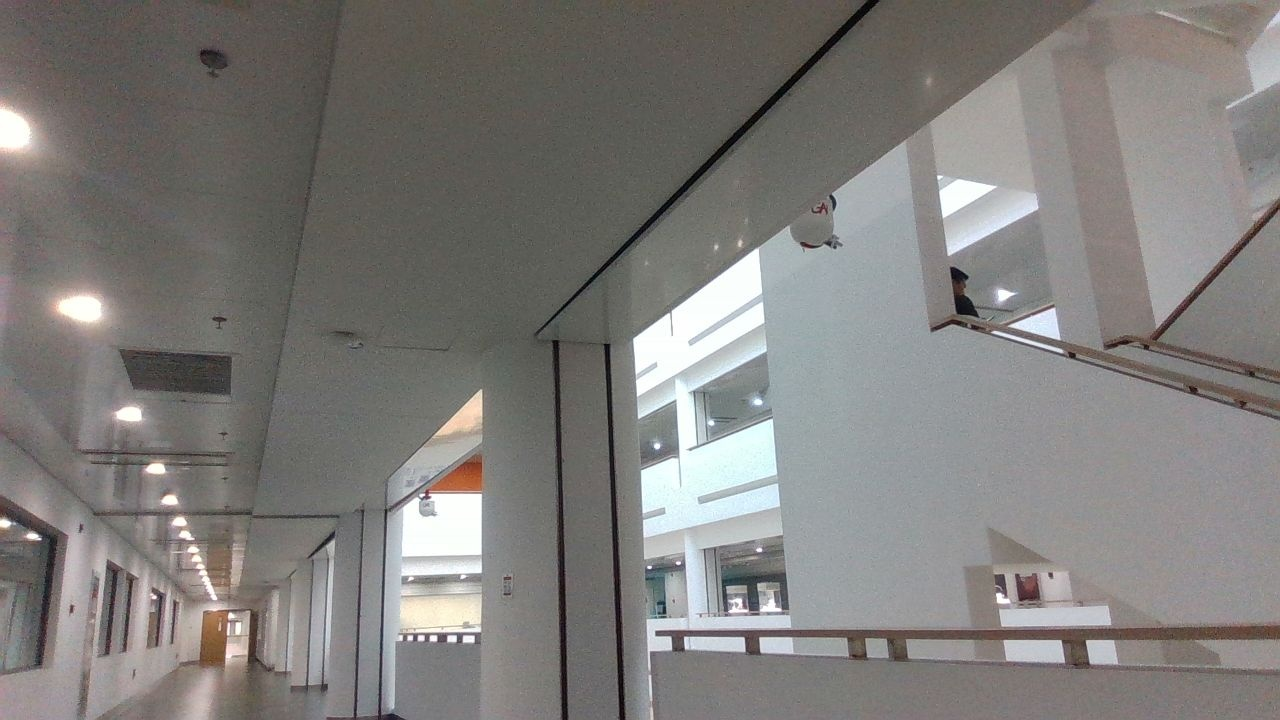
#> input picture data/2.png, 1280 x 720 px, given in place of mask.png, which was not available
$ python maskcheck.py
#> lines starting #> are read from the running program, lines starting #| are printed output that depends on the picture
import open3d as o3d
import numpy as np
import cv2
import color_cloud

img_path = 'F:/data/mask.png'
x_seg = np.float64([371.4732028923862, 434.35545722713863, 526.4869325997249, 399.53954268932245, 130.56895193065407, 224.96265761396702, 309.23314285714287, 193.47372262773723, 533.9596321645204, 578.0236220472441, 294.5707019328586, 588.9181494661922, 478.50955414012736, 60.874051593323216, 681.3039499771237, 323.63803680981596, 334.68268434134217, 639.3005780346821, 453.621812150114, 614.2206910596701, 592.0335160727635, 532.9299418121363, 297.5577708383377, 616.0700876095119, 606.2694524495678, 415.44662921348316, 599.2978468899521, 217.12834223186192, 459.5808988764045, 633.8805278174037, 355.45197947214075, 447.90075784680437, 608.2995066948555, 488.2990384615385, 506.66052631578947, 537.5042307342371, 319.34630498162, 599.7222222222222, 269.25219683655536, 211.38333702636828, 631.7748701973001, 146.0434862385321, 588.4094594594594, 469.5, 585.1089139987445, 653.546307151231, 689.3393486385478, 642.9788888888888, 589.4076923076923, 618.0003571428572, 294.2920353982301, 499.65, 226.77833065810594, 696.2281553398059, 649.568710359408, 686.7234322563664, 323.69607843137254, 602.5557620817843, 649.2697368421053, 602.4061123715468, 611.4887372013652, 620.927927927928, 565.457938820102, 54.32295482295482, 195.78352083775562, 604.487980173482, 135.81393534002228, 615.0371674491392, 142.39474338483396, 564.5, 305.5131578947368, 716.5523012552301, 636.3091149273448])
y_seg = np.float64([181.66269672479797, 662.1297935103245, 448.9105914718019, 736.2485840151038, 15.38849487785658, 820.2720659553831, 85.408, 965.6240875912408, 565.0955593759123, 754.6098612673416, 965.4923702950152, 669.2115460656386, 464.4668789808917, 218.00758725341427, 442.0626811041635, 1043.0955302366344, 420.26636288318144, 216.97398843930637, 440.1702260004147, 367.4407711628538, 25.47844505357588, 523.4193516209476, 721.3552726399231, 160.54443053817272, 111.69020172910663, 132.33988764044943, 772.0538277511962, 395.80572852134725, 162.93314606741572, 230.36126961483595, 1198.098973607038, 990.7141909253537, 119.71634954193094, 741.2278846153846, 431.2684210526316, 602.8518484820914, 703.0235771327165, 740.0416666666666, 1219.8580843585237, 985.4298692665633, 1060.1426791277258, 727.8014678899083, 1031.3783783783783, 159.5, 1035.392969240427, 1079.21101992966, 951.6805125467165, 92.67444444444445, 509.8, 320.5628571428571, 1008.3407079646017, 172.52, 932.8747993579454, 227.35061782877318, 899.6215644820296, 878.9613958895396, 223.69607843137254, 132.9182156133829, 859.7302631578947, 77.05402375550514, 443.79419795221844, 178.0930930930931, 445.31218135469777, 1267.95115995116, 1086.7739333474847, 393.705824039653, 989.833110367893, 1058.3016431924882, 798.7431362102647, 444.5, 969.4912280701755, 369.22384937238496, 966.3642085632139])

coords = []
for x0, y0 in zip(x_seg, y_seg):
    coord = [x0, y0]
    coords.append(coord)

img = cv2.imread(img_path)
#> img is the input picture: shape (720, 1280, 3); mean B, G, R 123.1, 125.4, 127.6
color = [255, 0, 0]
for coord in coords:
    coord_x = int(coord[1])
    coord_y = int(coord[0])
    img =  cv2.circle(img, (coord_x ,coord_y), 5, color, -1)
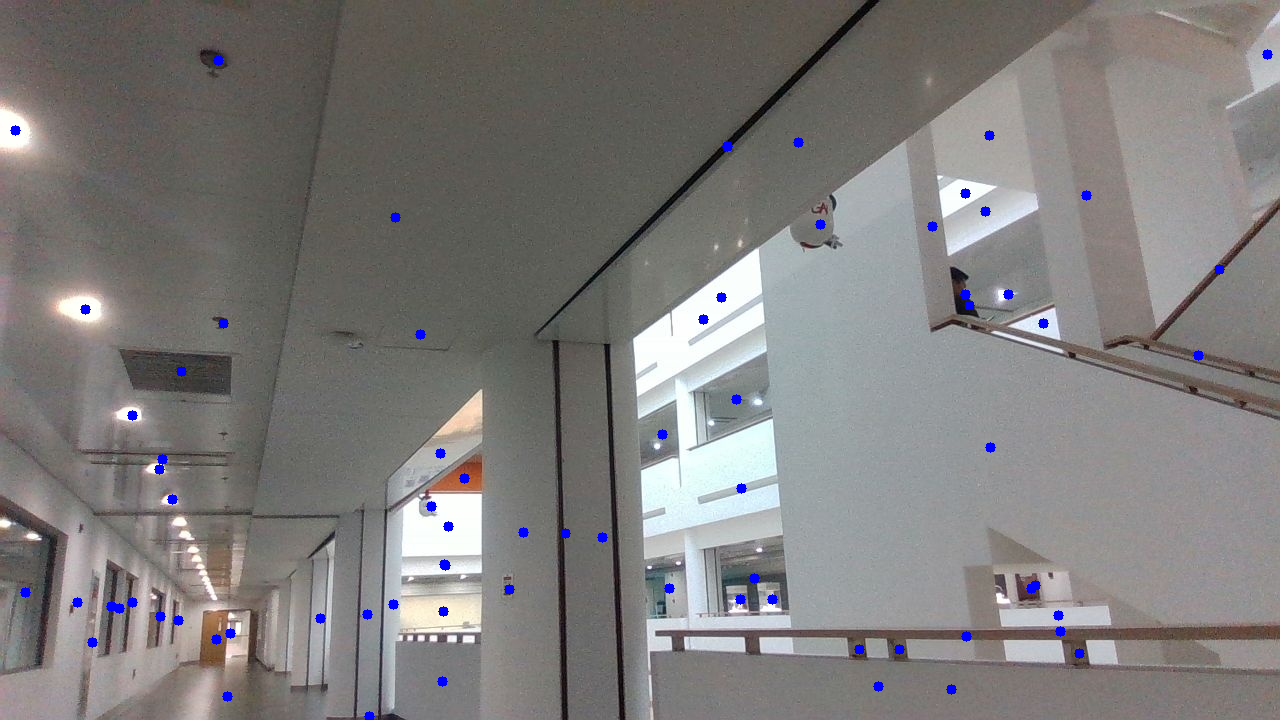
#> img: shape (720, 1280, 3); mean B, G, R 123.8, 124.5, 126.7

cv2.imshow("0", img)
cv2.waitKey(0)

$ run again, on data/s0.png
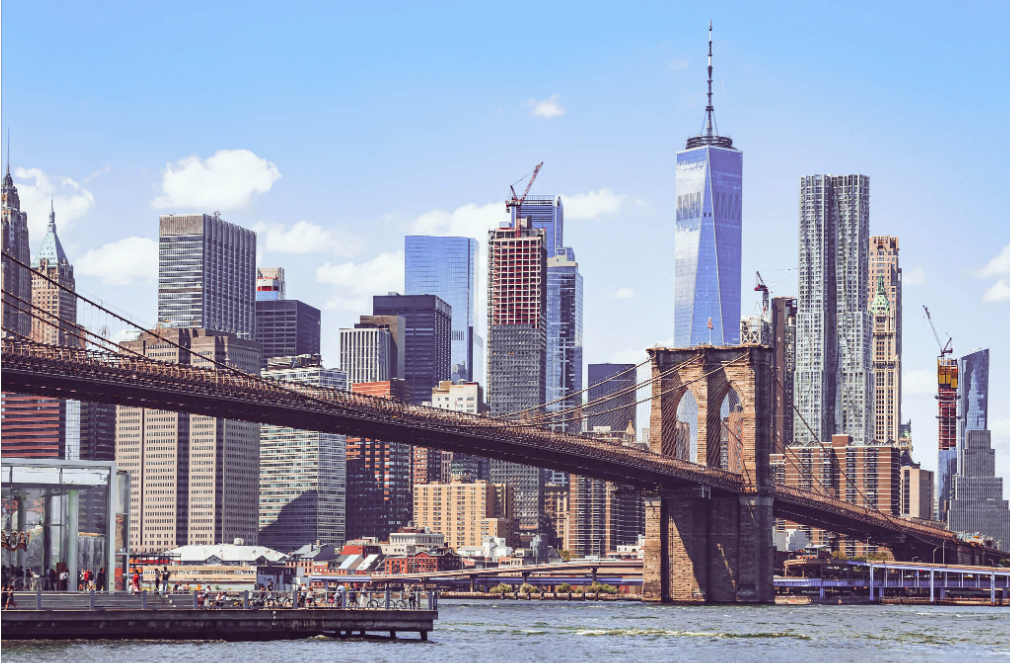
#> input picture data/s0.png, 1010 x 663 px, given in place of mask.png, which was not available
#> img is the input picture: shape (663, 1010, 3); mean B, G, R 178.1, 155.5, 149
#> after the loop `for coord in coords:`:
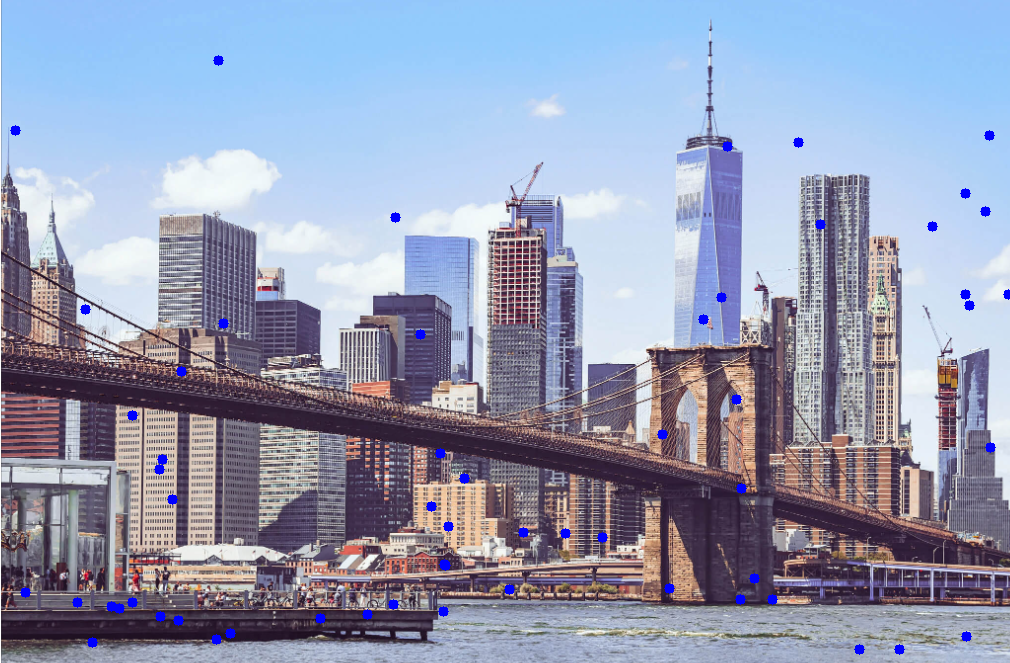
#> img: shape (663, 1010, 3); mean B, G, R 178.9, 154.6, 148.1
